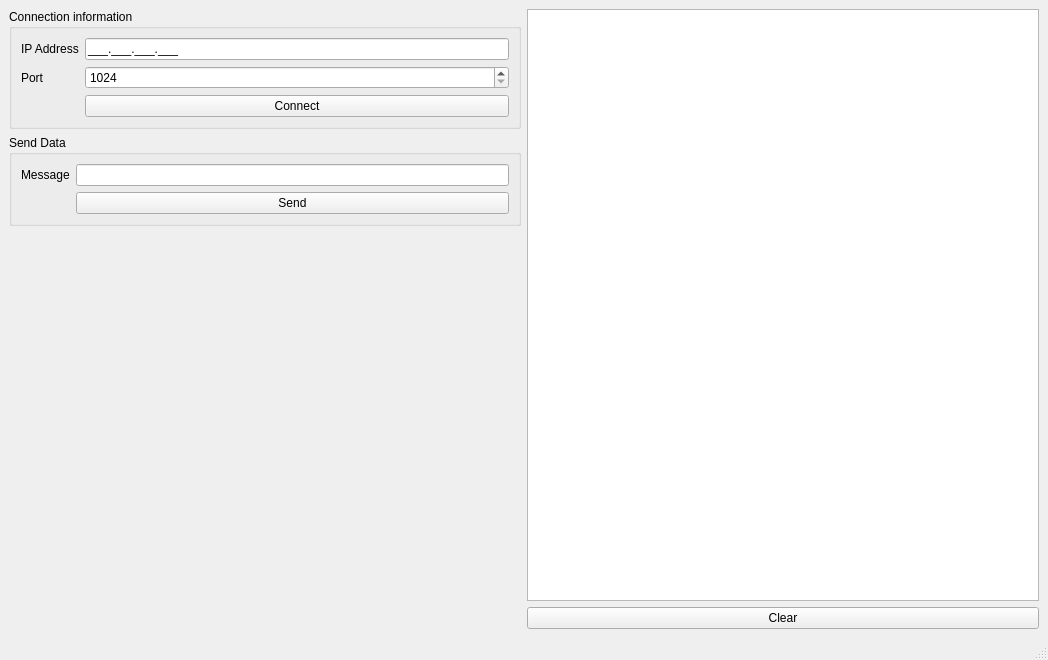
<?xml version="1.0" encoding="UTF-8"?>
<ui version="4.0">
 <class>MainWindow</class>
 <widget class="QMainWindow" name="MainWindow">
  <property name="enabled">
   <bool>true</bool>
  </property>
  <property name="geometry">
   <rect>
    <x>0</x>
    <y>0</y>
    <width>1048</width>
    <height>660</height>
   </rect>
  </property>
  <property name="windowTitle">
   <string>MainWindow</string>
  </property>
  <property name="styleSheet">
   <string notr="true">#lnIPAddress[state = &quot;0&quot;]{
	background-color: rgb(234, 0, 0);
}

#lnIPAddress[state = &quot;1&quot;]{
	background-color: rgb(67, 135, 100);
}</string>
  </property>
  <widget class="QWidget" name="centralwidget">
   <layout class="QHBoxLayout" name="horizontalLayout">
    <item>
     <layout class="QVBoxLayout" name="verticalLayout_2">
      <item>
       <widget class="QGroupBox" name="groupBox">
        <property name="title">
         <string>Connection information</string>
        </property>
        <layout class="QFormLayout" name="formLayout">
         <item row="0" column="0">
          <widget class="QLabel" name="label">
           <property name="text">
            <string>IP Address</string>
           </property>
          </widget>
         </item>
         <item row="0" column="1">
          <widget class="QLineEdit" name="lnIPAddress">
           <property name="inputMask">
            <string>000.000.000.000;_</string>
           </property>
           <property name="state" stdset="0">
            <string/>
           </property>
          </widget>
         </item>
         <item row="1" column="0">
          <widget class="QLabel" name="label_2">
           <property name="text">
            <string>Port</string>
           </property>
          </widget>
         </item>
         <item row="1" column="1">
          <widget class="QSpinBox" name="spnPort">
           <property name="minimum">
            <number>1024</number>
           </property>
           <property name="maximum">
            <number>65535</number>
           </property>
          </widget>
         </item>
         <item row="2" column="1">
          <widget class="QPushButton" name="btnConnect">
           <property name="text">
            <string>Connect</string>
           </property>
          </widget>
         </item>
        </layout>
       </widget>
      </item>
      <item>
       <widget class="QGroupBox" name="grpSendData">
        <property name="enabled">
         <bool>true</bool>
        </property>
        <property name="title">
         <string>Send Data</string>
        </property>
        <layout class="QFormLayout" name="formLayout_2">
         <item row="0" column="0">
          <widget class="QLabel" name="label_3">
           <property name="text">
            <string>Message</string>
           </property>
          </widget>
         </item>
         <item row="0" column="1">
          <widget class="QLineEdit" name="lnMessage">
           <property name="text">
            <string/>
           </property>
           <property name="state" stdset="0">
            <string/>
           </property>
          </widget>
         </item>
         <item row="1" column="1">
          <widget class="QPushButton" name="btnSend">
           <property name="enabled">
            <bool>true</bool>
           </property>
           <property name="text">
            <string>Send</string>
           </property>
          </widget>
         </item>
        </layout>
       </widget>
      </item>
      <item>
       <spacer name="verticalSpacer">
        <property name="orientation">
         <enum>Qt::Orientation::Vertical</enum>
        </property>
        <property name="sizeHint" stdset="0">
         <size>
          <width>20</width>
          <height>40</height>
         </size>
        </property>
       </spacer>
      </item>
     </layout>
    </item>
    <item>
     <layout class="QVBoxLayout" name="verticalLayout">
      <item>
       <widget class="QListWidget" name="lstConsole"/>
      </item>
      <item>
       <widget class="QPushButton" name="btnClear">
        <property name="text">
         <string>Clear</string>
        </property>
       </widget>
      </item>
     </layout>
    </item>
   </layout>
  </widget>
  <widget class="QMenuBar" name="menubar">
   <property name="geometry">
    <rect>
     <x>0</x>
     <y>0</y>
     <width>1048</width>
     <height>25</height>
    </rect>
   </property>
  </widget>
  <widget class="QStatusBar" name="statusbar"/>
 </widget>
 <resources/>
 <connections>
  <connection>
   <sender>btnClear</sender>
   <signal>clicked()</signal>
   <receiver>lstConsole</receiver>
   <slot>clear()</slot>
   <hints>
    <hint type="sourcelabel">
     <x>617</x>
     <y>453</y>
    </hint>
    <hint type="destinationlabel">
     <x>609</x>
     <y>392</y>
    </hint>
   </hints>
  </connection>
 </connections>
</ui>
